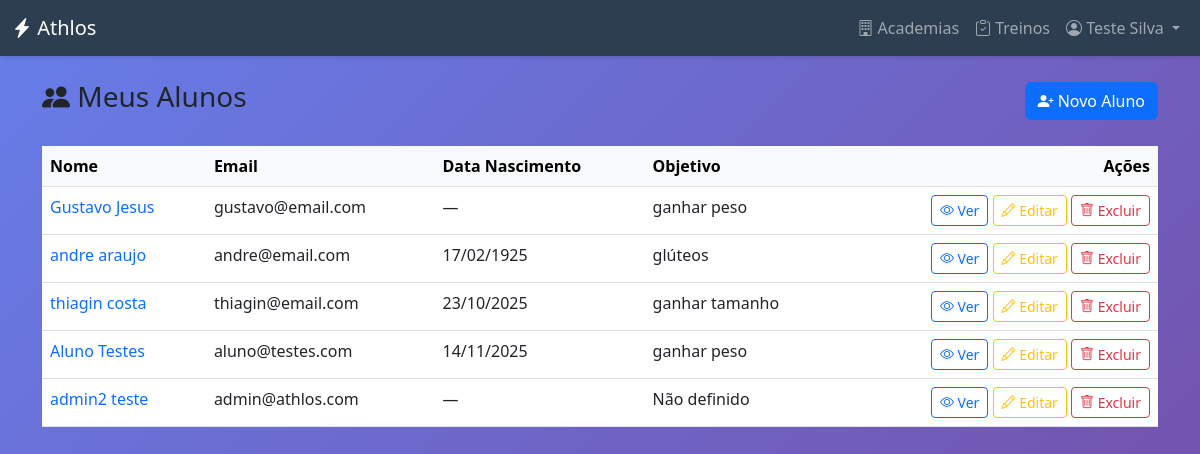
The app's page /alunos/ (signed in), older data.
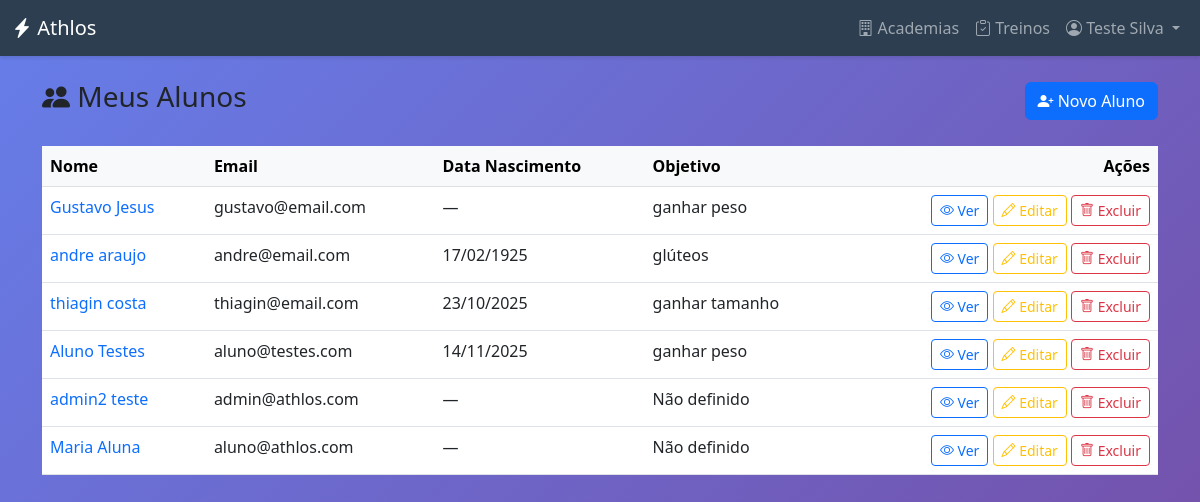
The same page, newer data.
### academias/models.py (models this page shows, shortened)
class Aluno(models.Model):
    user = models.OneToOneField(
        settings.AUTH_USER_MODEL,
        on_delete=models.CASCADE,
        primary_key=True,
        verbose_name="Usuário",
        limit_choices_to={"user_type": "ALUNO"},
    )
    personal_responsavel = models.ForeignKey(
        PersonalTrainer,
        on_delete=models.SET_NULL,
        null=True,
        blank=True,
        related_name="alunos",
        verbose_name="Personal Trainer Responsável",
    )
    academia = models.ForeignKey(
        Academia,
        on_delete=models.SET_NULL,
        null=True,
        blank=True,
        related_name="alunos",
        verbose_name="Academia",
    )
    data_nascimento = models.DateField(
        null=True, blank=True, verbose_name="Data de Nascimento"
    )
    objetivo = models.CharField(
        max_length=255, blank=True, null=True, verbose_name="Objetivo de Treino"
    )

### usuarios/models.py (models this page shows, shortened)
class CustomUser(AbstractUser):
    class TipoUsuario(models.TextChoices):
        ADMIN_SISTEMA = "ADMIN_SISTEMA", "Admin do Sistema"
        ADMIN_ACADEMIA = "ADMIN", "Admin da Academia"
        PERSONAL_TRAINER = "PERSONAL", "Personal Trainer"
        ALUNO = "ALUNO", "Aluno"
    email = models.EmailField(unique=True, verbose_name="Endereço de e-mail")
    user_type = models.CharField(
        max_length=20,
        choices=TipoUsuario.choices,
        default=TipoUsuario.ALUNO,
        verbose_name="Tipo de Usuário",
    )
    academia = models.ForeignKey(
        "academias.Academia",
        on_delete=models.SET_NULL,
        null=True,
        blank=True,
        verbose_name="Academia",
    )
    groups = models.ManyToManyField(
        Group,
        verbose_name="groups",
        blank=True,
        help_text=(
            "The groups this user belongs to. A user will get all permissions "
            "granted to each of their groups."
        ),
        related_name="customuser_groups",
        related_query_name="user",
    )
    user_permissions = models.ManyToManyField(
        Permission,
        verbose_name="user permissions",
        blank=True,
        help_text="Specific permissions for this user.",
        related_name="customuser_permissions",
        related_query_name="user",
    )
    USERNAME_FIELD = "email"
    REQUIRED_FIELDS = ["username", "first_name", "last_name"]

### core/views.py (the view)
# urls.py: path("alunos/", views.aluno_list, name="aluno_list"),
@login_required
def aluno_list(request):
    user = request.user
    if user.user_type in ["ADMIN", "ADMIN_SISTEMA"]:
        alunos = Aluno.objects.all()
    elif user.user_type == "PERSONAL":
        try:
            personal = user.personaltrainer
            alunos = personal.alunos.all()
        except PersonalTrainer.DoesNotExist:
            alunos = Aluno.objects.none()
    else:
        messages.error(request, "Acesso negado.")
        return redirect("dashboard")
    return render(request, "core/alunos/aluno_list.html", {"alunos": alunos})

### core/templates/core/alunos/aluno_list.html (shortened to what this page needs)
{% extends 'core/base.html' %}
{% block content %}
<div class="container py-4">
    <div class="d-flex justify-content-between align-items-center mb-4">
        <h3><i class="bi bi-people-fill"></i> Meus Alunos</h3>
        <a href="{% url 'aluno_create' %}" class="btn btn-primary">
            <i class="bi bi-person-plus-fill"></i> Novo Aluno
        </a>
    </div>
    {% if alunos %}
    <div class="table-responsive">
        <table class="table table-hover">
            <thead class="table-light">
                <tr>
                    <th>Nome</th>
                    <th>Email</th>
                    <th>Data Nascimento</th>
                    <th>Objetivo</th>
                    <th class="text-end">Ações</th>
                </tr>
            </thead>
            <tbody>
                {% for aluno in alunos %}
                <tr>
                    <td>
                        <a href="{% url 'aluno_detail' aluno.pk %}" class="text-decoration-none">
                            {{ aluno.user.get_full_name|default:aluno.user.email }}
                        </a>
                    </td>
                    <td>{{ aluno.user.email }}</td>
                    <td>{{ aluno.data_nascimento|date:"d/m/Y"|default:"—" }}</td>
                    <td>{{ aluno.objetivo|default:"Não definido" }}</td>
                    <td class="text-end">
                        <a href="{% url 'aluno_detail' aluno.pk %}" class="btn btn-sm btn-outline-primary">
                            <i class="bi bi-eye"></i> Ver
                        </a>
                        <a href="{% url 'aluno_edit' aluno.pk %}" class="btn btn-sm btn-outline-warning">
                            <i class="bi bi-pencil"></i> Editar
                        </a>
                        <button type="button" class="btn btn-sm btn-outline-danger" data-bs-toggle="modal"
                            data-bs-target="#deleteModal{{ aluno.pk }}">
                            <i class="bi bi-trash"></i> Excluir
                        </button>
                    </td>
                </tr>
                {% endfor %}
            </tbody>
        </table>
    </div>
    {% else %}
    <div class="alert alert-info">
        <i class="bi bi-info-circle"></i> Nenhum aluno cadastrado ainda.
        <a href="{% url 'aluno_create' %}" class="alert-link">Cadastre o primeiro aluno</a>.
    </div>
    {% endif %}
</div>
{% endblock %}

Row changes from the older to the newer data that the page shows:
added Aluno: user.get_full_name "Maria Aluna", user.email "aluno@athlos.com", data_nascimento "—", objetivo "Não definido"
